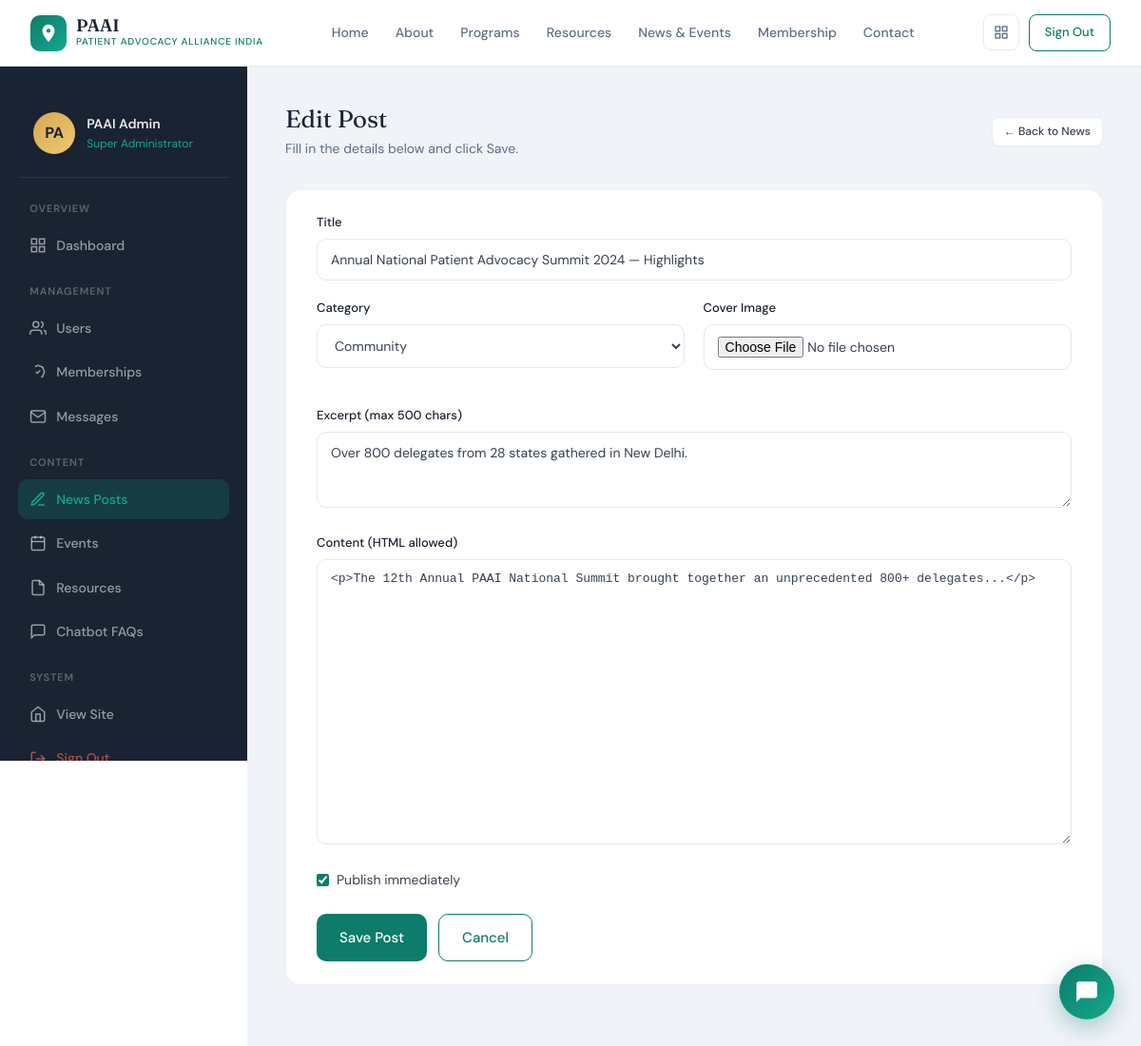
Screenshot of /admin/news/2/edit (signed in) with the database file from the repository.
### app/models/__init__.py (models this page shows, shortened)
class User(UserMixin, db.Model):
    __tablename__ = 'users'
    id            = db.Column(db.Integer, primary_key=True)
    full_name     = db.Column(db.String(120), nullable=False)
    email         = db.Column(db.String(150), unique=True, nullable=False, index=True)
    phone         = db.Column(db.String(20))
    password_hash = db.Column(db.String(256), nullable=False)
    role          = db.Column(db.String(20), default='user')
    is_active     = db.Column(db.Boolean, default=True)
    city          = db.Column(db.String(80))
    state         = db.Column(db.String(80))
    profile_pic   = db.Column(db.String(256), default='default_avatar.png')
    created_at    = db.Column(db.DateTime, default=datetime.utcnow)
    last_login    = db.Column(db.DateTime)
    membership = db.relationship(
        'MembershipApplication',
        foreign_keys='MembershipApplication.user_id',
        backref='user',
        uselist=False
    )
    saved_resources = db.relationship('SavedResource', backref='user', lazy='dynamic')
    event_regs      = db.relationship('EventRegistration', backref='user', lazy='dynamic')
    notifications   = db.relationship('Notification', backref='user', lazy='dynamic')
    chat_sessions   = db.relationship('ChatSession', backref='user', lazy='dynamic')
    def get_initials(self):
        parts = self.full_name.strip().split()
        return (parts[0][0] + (parts[-1][0] if len(parts) > 1 else '')).upper()

class NewsPost(db.Model):
    __tablename__ = 'news_posts'
    id           = db.Column(db.Integer, primary_key=True)
    title        = db.Column(db.String(250), nullable=False)
    slug         = db.Column(db.String(280), unique=True, nullable=False)
    category     = db.Column(db.String(60))
    excerpt      = db.Column(db.String(500))
    content      = db.Column(db.Text, nullable=False)
    cover_image  = db.Column(db.String(256))
    author_id    = db.Column(db.Integer, db.ForeignKey('users.id'))
    is_published = db.Column(db.Boolean, default=False)
    published_at = db.Column(db.DateTime)
    created_at   = db.Column(db.DateTime, default=datetime.utcnow)
    updated_at   = db.Column(db.DateTime, onupdate=datetime.utcnow)
    author = db.relationship('User', foreign_keys=[author_id])

### app/routes/admin.py (the view, shortened to what this page needs)
@admin_bp.route('/news/<int:post_id>/edit', methods=['GET', 'POST'])
@admin_required
def news_edit(post_id):
    post = NewsPost.query.get_or_404(post_id)
    form = NewsForm(obj=post)
    return render_template('admin/news_form.html', form=form, title='Edit Post', post=post)

### app/forms/__init__.py
class NewsForm(FlaskForm):
    title        = StringField('Title', validators=[DataRequired(), Length(5, 250)])
    category     = SelectField('Category', choices=NEWS_CATEGORIES)
    excerpt      = TextAreaField('Excerpt (max 500 chars)', validators=[Optional(), Length(max=500)])
    content      = TextAreaField('Content (HTML allowed)', validators=[DataRequired()])
    cover_image  = FileField('Cover Image', validators=[FileAllowed(['jpg', 'jpeg', 'png', 'webp'])])
    is_published = BooleanField('Publish immediately')
    submit       = SubmitField('Save Post')

### app/models/__init__.py (called while the page is built)
@login_manager.user_loader
def load_user(user_id):
    return User.query.get(int(user_id))

### app/routes/admin.py (called while the page is built)
def admin_required(f):
    @wraps(f)
    @login_required
    def decorated(*args, **kwargs):
        if current_user.role != 'admin':
            flash('Admin access required.', 'danger')
            return redirect(url_for('public.home'))
        return f(*args, **kwargs)
    return decorated

### app/templates/admin/news_form.html (shortened to what this page needs)
{% extends "admin/base_admin.html" %}
{% block admin_content %}
<div class="admin-header">
  <div><h1>{{ title }}</h1><p>Fill in the details below and click Save.</p></div>
  <a class="action-btn" href="{{ url_for('admin.news_list') }}">← Back to News</a>
</div>
<div class="admin-card">
  <form method="POST" enctype="multipart/form-data">
    <div class="form-group">{{ form.title.label(class='form-label') }}{{ form.title(class='form-control') }}{% for e in form.title.errors %}<div class="form-error">{{ e }}</div>{% endfor %}</div>
    <div class="form-row">
      <div class="form-group">{{ form.category.label(class='form-label') }}{{ form.category(class='form-control') }}</div>
      <div class="form-group">{{ form.cover_image.label(class='form-label') }}{{ form.cover_image(class='form-control') }}</div>
    </div>
    <div class="form-group">{{ form.excerpt.label(class='form-label') }}{{ form.excerpt(class='form-control',style='min-height:80px') }}{% for e in form.excerpt.errors %}<div class="form-error">{{ e }}</div>{% endfor %}</div>
    <div class="form-group">{{ form.content.label(class='form-label') }}{{ form.content(class='form-control',style='min-height:300px;font-family:monospace;font-size:13px') }}</div>
    <div style="display:flex;align-items:center;gap:12px;margin-bottom:1.5rem">
      <label style="display:flex;align-items:center;gap:8px;font-size:14px;cursor:pointer">{{ form.is_published(style='accent-color:var(--teal)') }} Publish immediately</label>
    </div>
    <div style="display:flex;gap:12px">
      <button class="btn btn-primary" type="submit">{{ form.submit.label.text }}</button>
      <a class="btn btn-secondary" href="{{ url_for('admin.news_list') }}">Cancel</a>
    </div>
  </form>
</div>
{% endblock %}

### app/templates/admin/base_admin.html (shortened to what this page needs)
{% extends "base.html" %}
{% block content %}
<div class="admin-layout">
  <aside class="admin-sidebar">
    <div class="sidebar-user">
      <div class="u-avatar">{{ current_user.get_initials() }}</div>
      <div>
        <div class="u-name">{{ current_user.full_name }}</div>
        <div class="u-role">Super Administrator</div>
      </div>
    </div>
    <div class="sec-label">Overview</div>
    <ul class="nav-list">
      <li><a class="nav-item {{ 'active' if request.endpoint == 'admin.dashboard' }}" href="{{ url_for('admin.dashboard') }}"><svg viewBox="0 0 24 24"><rect x="3" y="3" width="7" height="7"/><rect x="14" y="3" width="7" height="7"/><rect x="14" y="14" width="7" height="7"/><rect x="3" y="14" width="7" height="7"/></svg>Dashboard</a></li>
    </ul>
    <div class="sec-label">Management</div>
    <ul class="nav-list">
      <li><a class="nav-item {{ 'active' if 'users' in request.endpoint }}" href="{{ url_for('admin.users') }}"><svg viewBox="0 0 24 24"><path d="M17 21v-2a4 4 0 0 0-4-4H5a4 4 0 0 0-4 4v2"/><circle cx="9" cy="7" r="4"/><path d="M23 21v-2a4 4 0 0 0-3-3.87M16 3.13a4 4 0 0 1 0 7.75"/></svg>Users</a></li>
      <li><a class="nav-item {{ 'active' if 'membership' in request.endpoint }}" href="{{ url_for('admin.memberships') }}"><svg viewBox="0 0 24 24"><path d="M9 12l2 2 4-4M7.835 4.697a3.42 3.42 0 0 0 1.946-.806 3.42 3.42 0 0 1 4.438 0 3.42 3.42 0 0 0 1.946.806 3.42 3.42 0 0 1 3.138 3.138 3.42 3.42 0 0 0 .806 1.946 3.42 3.42 0 0 1 0 4.438 3.42 3.42 0 0 0-.806 1.946 3.42 3.42 0 0 1-3.138 3.138"/></svg>Memberships</a></li>
      <li><a class="nav-item {{ 'active' if 'messages' in request.endpoint }}" href="{{ url_for('admin.messages') }}"><svg viewBox="0 0 24 24"><path d="M4 4h16c1.1 0 2 .9 2 2v12c0 1.1-.9 2-2 2H4c-1.1 0-2-.9-2-2V6c0-1.1.9-2 2-2z"/><polyline points="22,6 12,13 2,6"/></svg>Messages</a></li>
    </ul>
    <div class="sec-label">Content</div>
    <ul class="nav-list">
      <li><a class="nav-item {{ 'active' if 'news' in request.endpoint }}" href="{{ url_for('admin.news_list') }}"><svg viewBox="0 0 24 24"><path d="M12 20h9M16.5 3.5a2.121 2.121 0 0 1 3 3L7 19l-4 1 1-4L16.5 3.5z"/></svg>News Posts</a></li>
      <li><a class="nav-item {{ 'active' if 'event' in request.endpoint }}" href="{{ url_for('admin.events_list') }}"><svg viewBox="0 0 24 24"><rect x="3" y="4" width="18" height="18" rx="2" ry="2"/><line x1="16" y1="2" x2="16" y2="6"/><line x1="8" y1="2" x2="8" y2="6"/><line x1="3" y1="10" x2="21" y2="10"/></svg>Events</a></li>
      <li><a class="nav-item {{ 'active' if 'resource' in request.endpoint }}" href="{{ url_for('admin.resources_list') }}"><svg viewBox="0 0 24 24"><path d="M14 2H6a2 2 0 0 0-2 2v16a2 2 0 0 0 2 2h12a2 2 0 0 0 2-2V8z"/><polyline points="14,2 14,8 20,8"/></svg>Resources</a></li>
      <li><a class="nav-item {{ 'active' if 'faq' in request.endpoint }}" href="{{ url_for('admin.faqs_list') }}"><svg viewBox="0 0 24 24"><path d="M21 15a2 2 0 0 1-2 2H7l-4 4V5a2 2 0 0 1 2-2h14a2 2 0 0 1 2 2z"/></svg>Chatbot FAQs</a></li>
    </ul>
    <div class="sec-label">System</div>
    <ul class="nav-list">
      <li><a class="nav-item" href="{{ url_for('public.home') }}"><svg viewBox="0 0 24 24"><path d="M3 9l9-7 9 7v11a2 2 0 0 1-2 2H5a2 2 0 0 1-2-2z"/><polyline points="9,22 9,12 15,12 15,22"/></svg>View Site</a></li>
      <li><a class="nav-item danger" href="{{ url_for('auth.logout') }}"><svg viewBox="0 0 24 24"><path d="M9 21H5a2 2 0 0 1-2-2V5a2 2 0 0 1 2-2h4"/><polyline points="16,17 21,12 16,7"/><line x1="21" y1="12" x2="9" y2="12"/></svg>Sign Out</a></li>
    </ul>
  </aside>
  <main class="admin-main">
    {% block admin_content %}{% endblock %}
  </main>
</div>
{% endblock %}

### app/static/css/main.css (style rules this page uses)
:root { --teal: #0d7c6a; --teal-light: #14a88e; --teal-pale: #e0f4f0; --teal-dark: #085a4d; --gold: #d4a853; --gold-light: #f0c96e; --cream: #faf8f4; --slate: #1a2332; --slate-mid: #2d3f55; --slate-light: #5c7089; --text-body: #374151; --border: rgba(13,124,106,0.12); --danger: #c0392b; --success: #1a7a5e; --warning: #d97706; --shadow-sm: 0 2px 8px rgba(0,0,0,0.06); --shadow-md: 0 8px 25px rgba(0,0,0,0.10); --shadow-lg: 0 20px 50px rgba(13,124,106,0.12); }
*, *::before, *::after { box-sizing: border-box; margin: 0; padding: 0; }
html { scroll-behavior: smooth; font-size: 16px; }
body { font-family: 'DM Sans', -apple-system, sans-serif; color: var(--text-body); background: #fff; line-height: 1.6; -webkit-font-smoothing: antialiased; }
h1, h2, h3, h4 { font-family: 'Fraunces', Georgia, serif; color: var(--slate); line-height: 1.2; }
a { transition: color 0.2s; }

### app/templates/base.html (style rules this page uses)
*,*::before,*::after { box-sizing:border-box;margin:0;padding:0 }
html { scroll-behavior:smooth }
body { font-family:'DM Sans',sans-serif;color:#374151;background:#fff;overflow-x:hidden;-webkit-font-smoothing:antialiased }
h1,h2,h3,h4 { font-family:'Fraunces',serif }
:root { --teal:#0d7c6a;--teal-light:#14a88e;--teal-pale:#e0f4f0;--teal-dark:#085a4d;--gold:#d4a853;--gold-light:#f0c96e;--cream:#faf8f4;--slate:#1a2332;--slate-mid:#2d3f55;--slate-light:#5c7089;--border:rgba(13,124,106,0.12) }
.btn { display:inline-flex;align-items:center;gap:8px;cursor:pointer;border:none;border-radius:10px;font-family:'DM Sans',sans-serif;font-weight:500;font-size:15px;transition:all .2s;text-decoration:none;padding:12px 24px }
.btn-primary { background:var(--teal);color:white }
.btn-secondary { background:transparent;color:var(--teal);border:1.5px solid var(--teal) }
.form-label { display:block;font-size:13px;font-weight:500;color:var(--slate);margin-bottom:6px }
.form-control { width:100%;padding:12px 14px;border:1.5px solid #e5e7eb;border-radius:10px;font-size:14px;font-family:'DM Sans',sans-serif;color:#374151;background:white;outline:none;transition:border-color .2s,box-shadow .2s }
.form-control::placeholder { color:#9ca3af }
textarea.form-control { resize:vertical;min-height:100px }
.form-group { margin-bottom:1.2rem }
.form-row { display:grid;grid-template-columns:1fr 1fr;gap:1.2rem;margin-bottom:1.2rem }

### rows the page displays
User: get_initials "PA", full_name "PAAI Admin"
NewsPost: title "Annual National Patient Advocacy Summit 2024 — Highlights", category "Community", excerpt "Over 800 delegates from 28 states gathered in New Delhi.", content "<p>The 12th Annual PAAI National Summit brought together an unprecedented 800+ delegates...</p>", is_published "☑"

### other values shown
{{ title }} "Edit Post"
